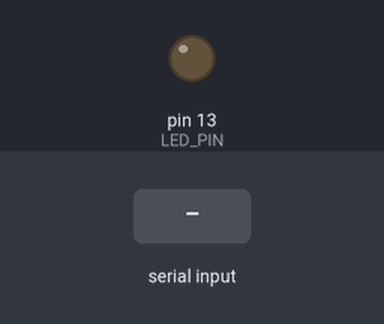
The sketch below on a simulated Arduino Uno, built with avr-gcc and run on an emulated ATmega328P. On the bench: output pins drawn as LEDs (lit = HIGH). The test bench sets the inputs (shaded band). What the sketch prints to the serial monitor is not drawn.

Above: at 1.2 s.
1.3 s: "H\n" received over the second serial link
4.3 s: "S\n" received over the second serial link
At 4.7 s:
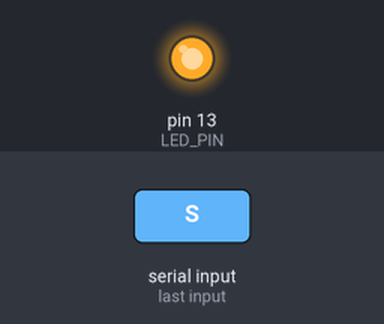
Timing chart, 0 to 7.3 s (numbered marks = the images above; inputs shaded):
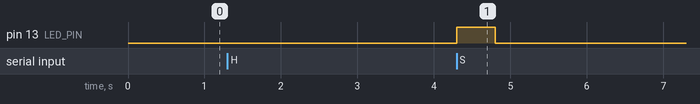

The sketch:

arduino_receive_openmv.ino
```cpp
#include <SoftwareSerial.h>

SoftwareSerial mySerial(4, 5); // RX, TX of arduino serial communication

void setup() {
   Serial.begin(115200);  // begin Serial monitor
   mySerial.begin(9600); // Serial of OPENMV
   pinMode(LED_BUILTIN, OUTPUT); // LED PIN
}

void loop(){
   char buffer [63+1];  // get chars from buffer
   int max_len = 63;   // max length of characters
   buffer[0] = 0x00;  // conver bytes
   getline(buffer, max_len);  // get the value , and max length
   Serial.println(buffer); // print out the value

   digitalWrite(LED_BUILTIN, LOW);    // turn the LED off by making the voltage LOW

   if (buffer[0] == 'H' ) {
     digitalWrite(LED_BUILTIN, HIGH);   // turn the LED on (HIGH is the voltage level)
     delay(500);
     digitalWrite(LED_BUILTIN, LOW);    // turn the LED off by making the voltage LOW
     delay(500);

     digitalWrite(LED_BUILTIN, HIGH);   // turn the LED on (HIGH is the voltage level)
     delay(500);
     digitalWrite(LED_BUILTIN, LOW);    // turn the LED off by making the voltage LOW
     delay(500);
     delay(5000);
   }

   if (buffer[0] == 'S') {
     digitalWrite(LED_BUILTIN, HIGH);   // turn the LED on (HIGH is the voltage level)
     delay(500);
     digitalWrite(LED_BUILTIN, LOW);    // turn the LED off by making the voltage LOW
     delay(500);
     delay(5000);
   }
}

//get values from bytes
void getline(char *buffer, int max_len)
{
   uint8_t idx = 0;
   char c;
   do
   {
     if(idx >= max_len)
       return;
     buffer[idx] = '0'; // NEED THIS for Cleanup

     c = mySerial.read();
     buffer[idx++] = c;
   }
   while (c != '\n' && c != '\r');
   if(idx >= max_len) return;
   buffer[idx] = 0;
}
```

Measured:
- after the input at 1.3 s, every drawn part: stays the same
- after the input at 4.3 s, pin 13 (LED_PIN): LOW → HIGH at once, → LOW 0.50 s later
